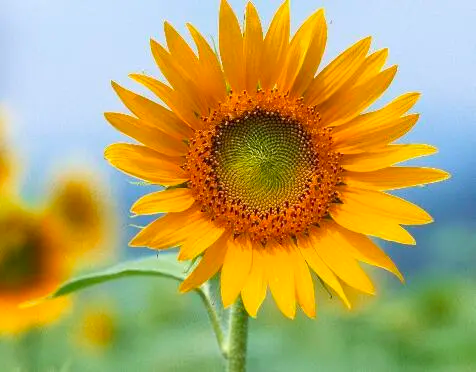
#> input picture studentNo_122106010768/flower.jpg, 476 x 372 px
$ python Geometrical.py
#> lines starting #> are read from the running program, lines starting #| are printed output that depends on the picture
#> further down, img_in is the input picture: shape (372, 476, 3); mean B, G, R 95, 164.6, 181.3
#  姓名：王安文
#  学号：122106010768
#  作业名：几何运算实验
#  课程：图像分析基础
#  作业实现内容：实现图像的平移，镜像，旋转 以及符合它们的变换
import numpy as np
import cv2

# 向右平移函数的实现  right>=0
def move(right, img):
#> called with right = 100
    imginfo = img.shape
#> imginfo = (372, 476, 3)
    result = np.zeros(imginfo, np.uint8)
    for i in range(imginfo[0]):
        for j in range(imginfo[1]-right):
            result[i, j+right] = img[i, j]
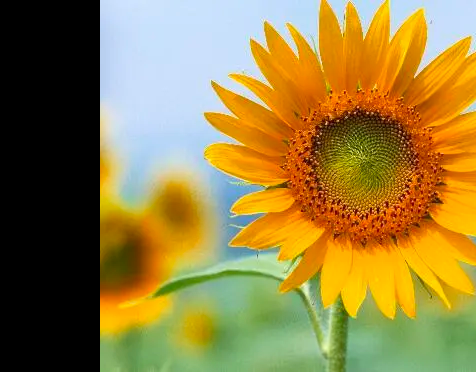
#> result: shape (372, 476, 3); mean B, G, R 65.1, 127.4, 148.6
    return result

# 垂直镜像函数的实现
def h_acous_tic(img):
    imginfo = img.shape
#> imginfo = (372, 476, 3)
    result = np.zeros([imginfo[0] * 2, imginfo[1], imginfo[2]], np.uint8)

    for i in range(imginfo[0]):
        for j in range(imginfo[1]):
            result[i, j] = img[i, j]
            result[imginfo[0] * 2 - i - 1, j] = img[i, j]
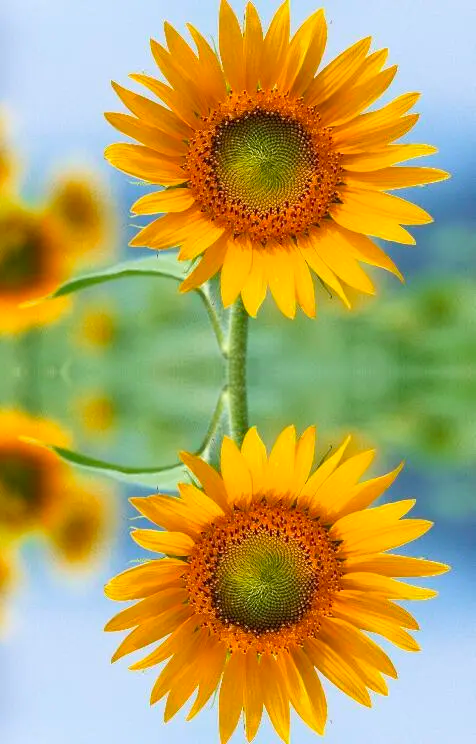
#> result: shape (744, 476, 3); mean B, G, R 95, 164.6, 181.3
    return result
# 水平镜像函数的实现
def w_acous_tic(img):
    imginfo = img.shape
#> imginfo = (372, 476, 3)
    result = np.zeros([imginfo[0], imginfo[1] * 2, imginfo[2]], np.uint8)
    for i in range(imginfo[0]):
        for j in range(imginfo[1]):
            result[i, j] = img[i, j]
            result[i, 2*imginfo[1]-1-j] = img[i, j]
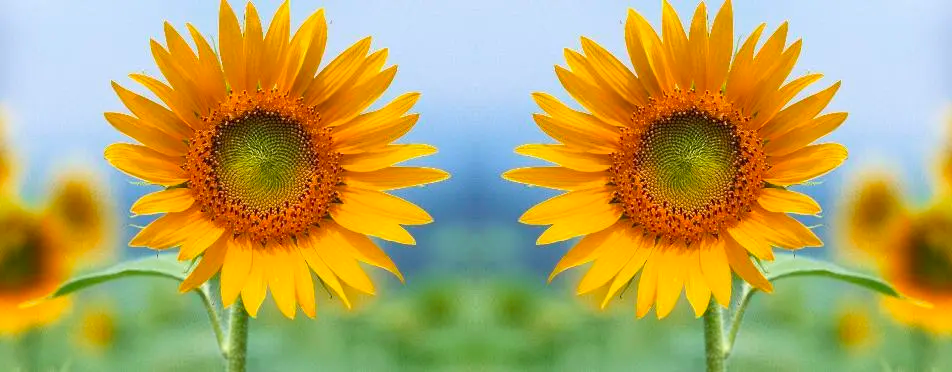
#> result: shape (372, 952, 3); mean B, G, R 95, 164.6, 181.3
    return result

# 旋转函数的视线
def matrotate(img):
    imginfo = img.shape
#> imginfo = (372, 476, 3)
    martix = cv2.getRotationMatrix2D((imginfo[0] * 0.5, imginfo[1] * 0.5), 45, 0.7)
    result = cv2.warpAffine(img, martix, (imginfo[0], imginfo[1]))
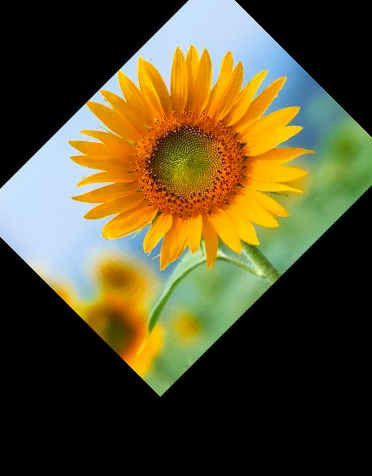
#> result: shape (476, 372, 3); mean B, G, R 44.8, 78.8, 87.3
    return result

# 复合函数 同时平移+旋转+镜像
def all_function(img):
    move1 = move(150, img)
#> call 2 of move, with right = 150
#> after the loop in move (call 2), `for i in range(imginfo[0]):`:
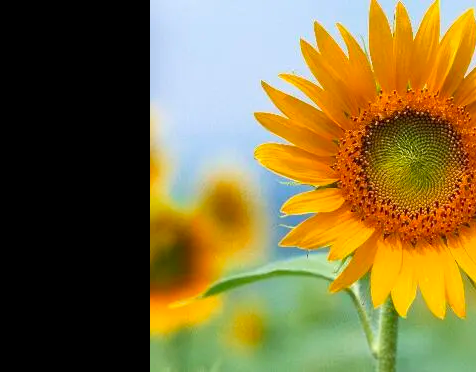
#> result: shape (372, 476, 3); mean B, G, R 59.5, 110.4, 126.8
    matrotate1 = matrotate(move1)
#> in matrotate (call 2), `result = cv2.warpAffine(img, martix, (imginfo[0], imginfo[1]))`:
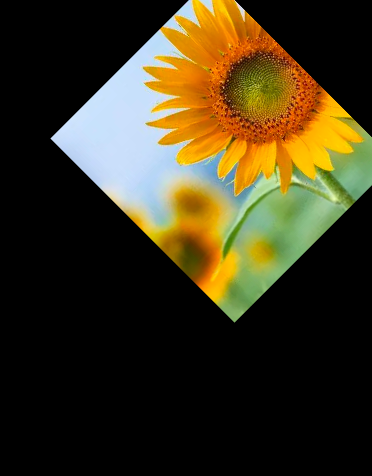
#> result: shape (476, 372, 3); mean B, G, R 28.4, 52.9, 61.1
    return h_acous_tic(matrotate1)
#> after the loop in h_acous_tic (call 2), `for i in range(imginfo[0]):`:
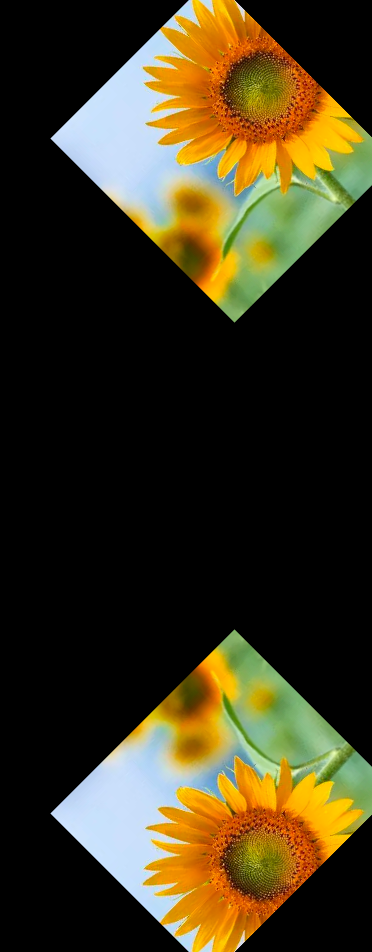
#> result: shape (952, 372, 3); mean B, G, R 28.4, 52.9, 61.1

if __name__ == "__main__":
    img_in = cv2.imread("flower.jpg", 1)
    # 图片向右移动100个像素
    move_img = move(100, img_in)
    # 图片垂直镜像 和水平镜像
    h_acous_tic_img = h_acous_tic(img_in)
    w_acous_tic_img = w_acous_tic(img_in)
    # 图片旋转45度
    matrotate_img = matrotate(img_in)
    # 调用三种变换的符合函数
    last_img = all_function(img_in)

    cv2.namedWindow("向右平移100", 0)
    cv2.namedWindow("垂直镜像", 0)
    cv2.namedWindow("水平镜像", 0)
    cv2.namedWindow("中心旋转45度", 0)
    cv2.namedWindow("复合变换", 0)


    cv2.resizeWindow("向右平移100", 500, 400)
    cv2.resizeWindow("垂直镜像", 500, 400)
    cv2.resizeWindow("水平镜像", 500, 400)
    cv2.resizeWindow("中心旋转45度", 500, 400)
    cv2.resizeWindow("复合变换", 500, 400)


    cv2.imshow("向右平移100", move_img)
    cv2.imshow("垂直镜像", h_acous_tic_img)
    cv2.imshow("水平镜像", w_acous_tic_img)
    cv2.imshow("中心旋转45度", matrotate_img)
    cv2.imshow("复合变换", last_img)

    cv2.waitKey(0)
    cv2.destroyAllWindows()

    print("end")

$ run again, with studentNo_122106010768/cat.jpg copied over studentNo_122106010768/flower.jpg
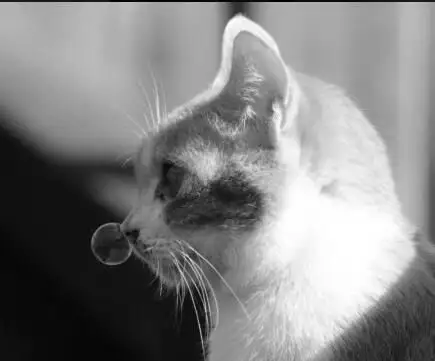
#> input picture studentNo_122106010768/cat.jpg, 435 x 361 px
#> img_in is the input picture: shape (361, 435, 3); mean B, G, R 131.2, 131.1, 131.2
#> after the loop in move (call 2), `for i in range(imginfo[0]):`:
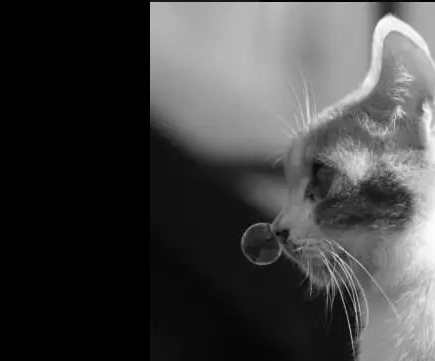
#> result: shape (361, 435, 3); mean B, G, R 67.6, 67.6, 67.6
#> after the loop in h_acous_tic (call 2), `for i in range(imginfo[0]):`:
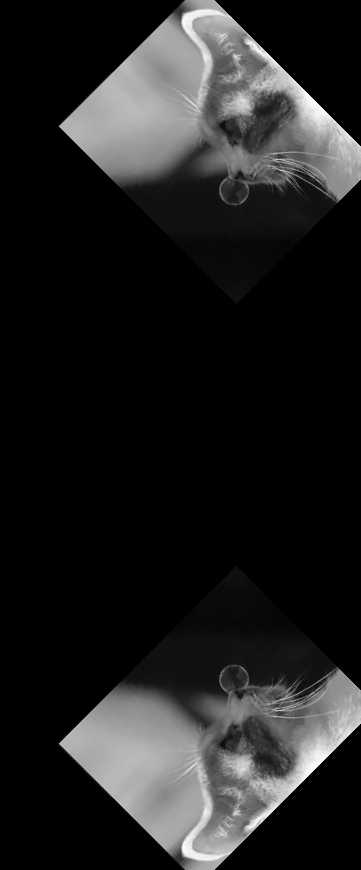
#> result: shape (870, 361, 3); mean B, G, R 32.6, 32.6, 32.6

$ run again, with studentNo_122106010768/fog.jpg copied over studentNo_122106010768/flower.jpg
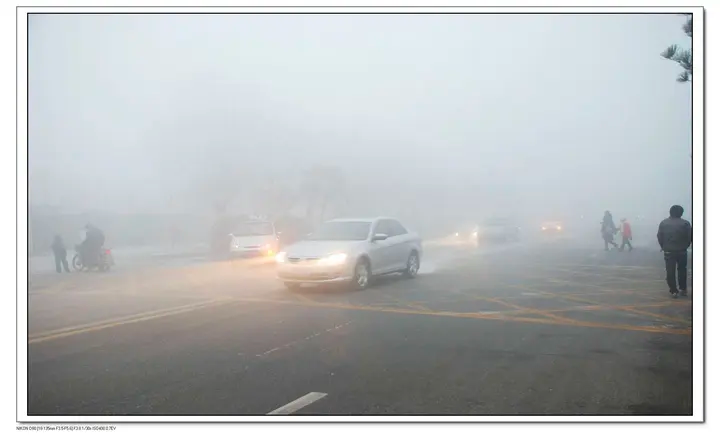
#> input picture studentNo_122106010768/fog.jpg, 720 x 435 px
#> img_in is the input picture: shape (435, 720, 3); mean B, G, R 186.3, 185.4, 182.2
#> after the loop in move (call 2), `for i in range(imginfo[0]):`:
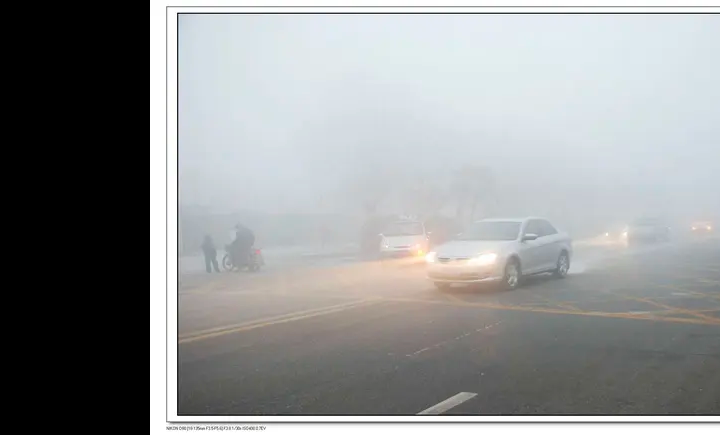
#> result: shape (435, 720, 3); mean B, G, R 149.3, 148.8, 146.7
#> after the loop in h_acous_tic (call 2), `for i in range(imginfo[0]):`:
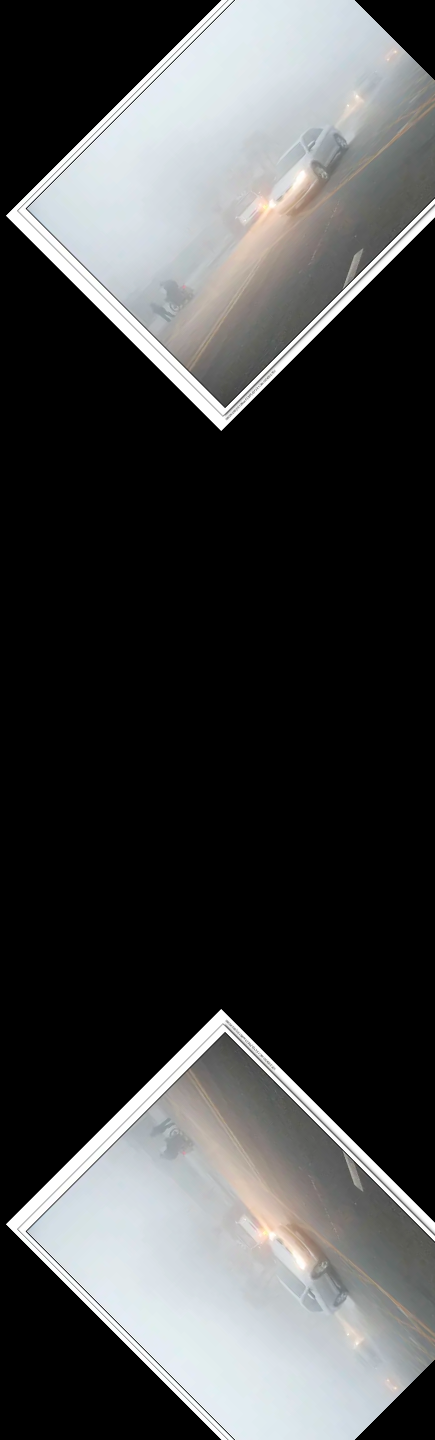
#> result: shape (1440, 435, 3); mean B, G, R 68, 67.7, 66.8
